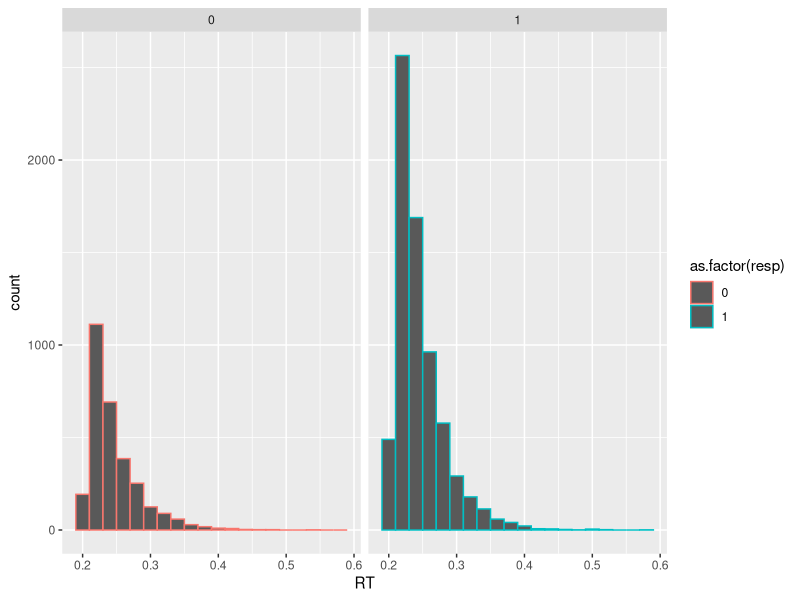
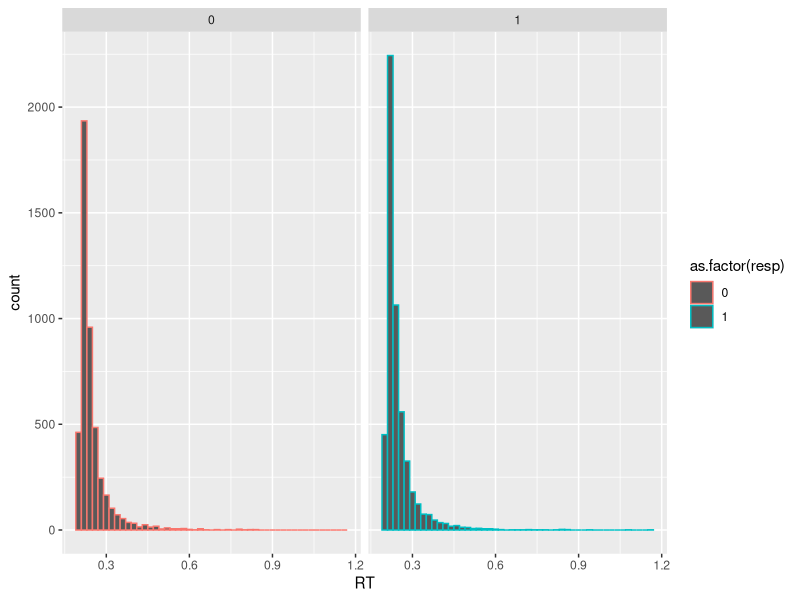

These figures' R source, in order:
# Simulate choice RT data using drift diffusion model (quick and dirty method)
# written K. Garner, Feb 2019, free to share and use
# based on matlab code by David Sewell 

rm(list = ls())
# code structure:
# 1. install packages (if necessary), load packages
# 2. define diffusion model functions - one for single accumulator model, one for two independent accumulators
# 3. set intital parameters and run
# 4. plot output RTs as histograms
#--------------------------------------------------------------------------

# install packages (if necessary), load packages
# install required packages
# install.packages("ggplot2")
library(ggplot2)
#--------------------------------------------------------------------------

# DEFINE FUNCTIONS
#--------------------------------------------------------------------------
generate_rts_w_single_drift <- function(v, a, Ter, z, s, dt, nTrials, t0){
  # use Euler's method to generate sample paths of the diffusion process
  # each trial of the simulation is constructed as a loop that will generate simulated 
  # sample paths. This loop is then applied nTrials times


  get.trials <- function(z, t0, a, Ter, v, dt){
    # the following loop controls the evidence accumulation process. At each time step,
    # the current evidence total (x) is compared againt the value of the two absorbing 
    # boundaries (a and 0). Sample steps occur until the evidence total crosses
    # one of the boundaries. Each sample of info changes the evidence total by
    # an amount that is fixed across time steps (v * dt, mu drift rate * time step),
    # plus a scaled random draw from a normal distribution with mean 0 and sd s. Once 
    # evidence total crosses a boundary, the time steps and the boundary crossed are 
    # recorded
    # initialise evidence
    x = z
    t = t0
    repeat{
      x = x + v*dt + s*rnorm(1)*sqrt(dt)
      t = t + dt
      if (x > a | x < 0){
        break
      }
    }
    # a threshold has been reached (hence termination of while loop, so assign response and get RT)
    if ( x > a )
      resp = 1
    else if ( x < 0 ){
      resp = 0
    }
    RT = t + Ter
    
    out = data.frame(resp = resp, RT = RT) # assign the variables to a list
    out # output the list
  }
  
  # initialise a vector to collect responses
  z = rep(z, times = nTrials)
  tmp = lapply(z, get.trials, t0 = t0, a = a, Ter = Ter, v = v, dt = dt) # apply get.trials function nTrials times
  data = do.call(rbind, tmp) # make into a nice data frame
  data
}
  

generate_rts_w_independent_drifts <- function(v_i, v_j, a, Ter, z, s, dt, nTrials, t0){
  # use Euler's method to generate sample paths of the diffusion process
  # each trial of the simulation is constructed as a loop that will generate simulated 
  # sample paths, one for each independent accumulator (i & j). 
  # This loop is then applied nTrials times
  
  
  get.trials <- function(z, t0, a, Ter, v_i, v_j, dt){
    # the following loop controls the evidence accumulation process. At each time step,
    # the current evidence total (x) is compared againt the value of the absorbing 
    # boundaries for each accumulator (i: a_i, j: a_j). Sample steps occur until the evidence total crosses
    # one of the boundaries. Each sample of info changes the evidence total by
    # an amount that is fixed across time steps (v_y * dt, mu drift rate * time step),
    # plus a scaled random draw from a normal distribution with mean 0 and sd s. Once 
    # evidence total crosses a boundary, the time steps and the boundary crossed are 
    # recorded
    # initialise evidence
    x_i = z
    x_j = z
    t = t0
    repeat{
      x_i = x_i + v_i*dt + s*rnorm(1)*sqrt(dt)
      x_j = x_j + v_j*dt + s*rnorm(1)*sqrt(dt)
      t = t + dt
      if (x_i > a | x_j > a){
        break
      }
    }
    # a threshold has been reached (hence termination of while loop, so assign response and get RT)
    if ( x_i > a )
      resp = 1
    else {
      resp = 0
    }
    RT = t + Ter
    
    out = data.frame(resp = resp, RT = RT) # assign the variables to a list
    out # output the list
  }
  
  # initialise a vector to collect responses
  z = rep(z, times = nTrials)
  tmp = lapply(z, get.trials, t0 = t0, a = a, Ter = Ter, v_i = v_i, v_j = v_j, dt = dt) # apply get.trials function nTrials times
  data = do.call(rbind, tmp) # make into a nice data frame
  data
}


# GENERATE DATA FROM SINGLE DRIFT MODEL
#--------------------------------------------------------------------------
# first, set the values for the core parameters in the diffusion model (with single drift implementation):
v = 0.2 # drift rate
a = .04 # boundary separation
Ter = 0.2 # non-decision time
z = a/2 # for an unbiased start point

# next, set the standard deviation of within trial noise, traditionally set to 0.1 
# (Ratcliff, 1978), but others set s = 1. Either is fine, as this parameter “scales” the 
# other parameters in the model (i.e., diffusion model parameters are only defined on a 
# ratio scale, and so you can get the same predictions from different combinations of 
# parameter values---if one parameter were to be mulitplied by a constant, the same 
# predictions would obtain if all other parameters were multiplied (or divided) by the same value).
s = 0.1 # diffusion coefficient
dt = .001 # Time steps in seconds

# set the number of trials
nTrials = 10000
t0 = 0 # time zero
#
# now run the functions to get simulated data
sing.accum.dat = generate_rts_w_single_drift(v = v, a = a, Ter = Ter, z = z, s = s, dt = dt, nTrials = nTrials, t0=t0)

# _____________________________________________________________________________________________________

# GENERATE DATA FROM INDEPENDENT DRIFTS MODEL
#--------------------------------------------------------------------------
# first, set the values for the core parameters in the diffusion model (with independent drift implementation):
v_i = 0.19 # first of two independent drift rates (drift i)
v_j = 0.15 # same for drift j
a = .04 # boundary separation 
Ter = 0.2 # non-decision time
z = a/2 # for an unbiased start point

ind.accum.dat = generate_rts_w_independent_drifts(v_i = v_i, v_j = v_j, a = a, Ter = Ter, z = z, s = s, dt = dt, nTrials = nTrials, t0 = t0)
# (v_i, v_j, a, Ter, z, s, dt, nTrials, t0)
#------------------------------------------------------------------------------

# PLOT OUTPUT DATAs AS HISTOGRAMS
plot.RTs <- function(data){
  
  plot <- ggplot(data, aes(x=RT, color=as.factor(resp))) +
    geom_histogram(binwidth=.02) +
    facet_wrap(~as.factor(resp))
  plot
}

plot.RTs(sing.accum.dat)
plot.RTs(ind.accum.dat)
